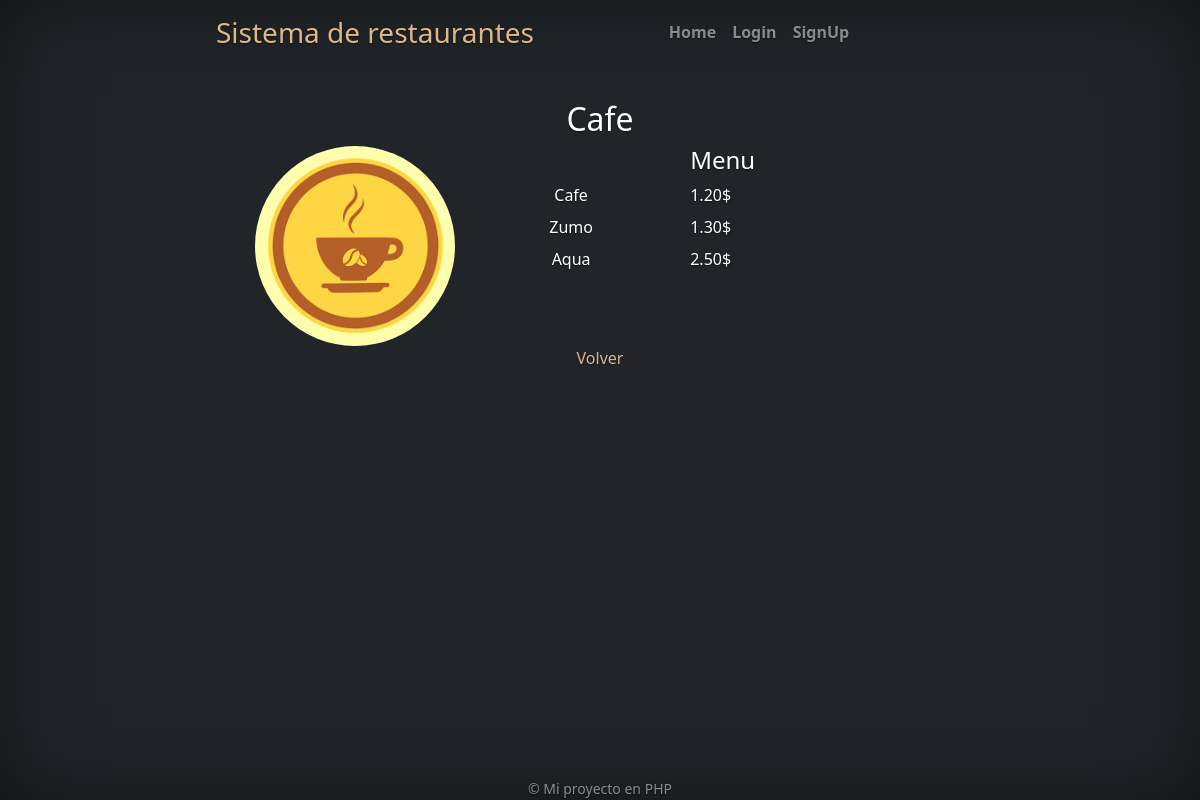
/?view=2, run on the app's committed database.
### tables this page shows
CREATE TABLE `restaurants` (
  `id` int(11) NOT NULL,
  `name` varchar(255) NOT NULL,
  `logo` text NOT NULL
);

CREATE TABLE `products` (
  `id` int(11) NOT NULL,
  `name` varchar(255) NOT NULL,
  `price` varchar(7) NOT NULL,
  `id_restaurant` int(11) NOT NULL
);

### inc/restaurants.php (called while the page is built, shortened)
<?php
function get_restaurant($restaurant_id)
{
    global $app_db;
    $restaurant_id = intval($restaurant_id);
    $query = 'SELECT * FROM restaurants WHERE id = ' . $restaurant_id;
    $result = $app_db->query($query);
    $restaurant_found = $app_db->fetch_assoc($result);
    $restaurant_obj = new Restaurant($restaurant_found['id'], $restaurant_found['name'], $restaurant_found['logo']);
    return $restaurant_obj;
}

### inc/class-db.php (called while the page is built, shortened)
<?php
class Db
{
    private $app_db = false;
    public function __construct($host, $user, $pass, $database, $port)
    {
        $this->app_db = mysqli_connect($host, $user, $pass, $database, $port);
    }
    public function query($query)
    {
        $result = mysqli_query($this->app_db, $query);
        return $result;
    }
    public function fetch_assoc($result)
    {
        return mysqli_fetch_assoc($result);
    }
}

### init.php (called while the page is built, shortened)
<?php
require('inc/class-restaurant.php');
require('inc/restaurants.php');
require('inc/class-product.php');
require('inc/products.php');
require('inc/helpers.php');
require('inc/class-db.php');
$app_db = new Db(DB_HOST, DB_USER, DB_PASSWORD, DB_DATABASE, DB_PORT);

### inc/class-restaurant.php (called while the page is built, shortened)
<?php
class Restaurant
{
    public $name = '';
    public $logo = '';
    public function __construct($id, $name, $logo)
    {
        $this->name = $name;
        $this->logo = $logo;
    }
    public function get_name()
    {
        return $this->name;
    }
    public function get_logo()
    {
        return $this->logo;
    }
}

### inc/products.php (called while the page is built, shortened)
<?php
function get_all_products_for($product_id)
{
    global $app_db;
    $product_id = intval($product_id);
    $query = 'SELECT * FROM products WHERE id_restaurant = ' . $product_id;
    $result = $app_db->query($query);
    $array_products_obj = [];
    while ($product_found = $app_db->fetch_assoc($result)) {
        $product_found = new Product($product_found['id'], $product_found['name'], $product_found['price'], $product_found['id_restaurant']);
        $array_products_obj[] = $product_found;
    }
    return $array_products_obj;
}
function get_product_for($product_id)
{
    global $app_db;
    $product_id = intval($product_id);
    $query = 'SELECT * FROM products WHERE id_restaurant = ' . $product_id;
    $result = $app_db->query($query);
    $product_found = $app_db->fetch_assoc($result);
    $product_obj = new Product($product_found['id'], $product_found['name'], $product_found['price'], $product_found['id_restaurant']);
    return $product_obj;
}

### inc/class-product.php (called while the page is built, shortened)
<?php
class Product
{
    public $name = '';
    public $price = '';
    public function __construct($id, $name, $price, $id_restaurant)
    {
        $this->name = $name;
        $this->price = $price;
    }
    public function get_name()
    {
        return $this->name;
    }
    public function get_price()
    {
        return $this->price;
    }
}

### index.php (the view, shortened to what this page needs)
<?php require 'init.php'; ?>
<?php
$all_restaurants = get_all_restaurants();
$restaurant_found = false;
if (isset($_GET['view'])) {
    $restaurant_found = get_restaurant($_GET['view']);
    $product_found = get_product_for($_GET['view']);
    $all_products_for = get_all_products_for($_GET['view']);
    if ($restaurant_found) {
        $all_restaurants = [$restaurant_found];
    }
}
?>
<?php require 'verification.php' ?>
<?php require './templates/header.php'; ?>
<div class="restaurants">
    <?php foreach ($all_restaurants as $restaurant) : ?>
    <?php require './templates/article-restaurant.php'; ?>
    <?php endforeach; ?>
    <?php if ($restaurant_found) : ?>
    <div class="restaurant-content container">
        <div class="row">
            <div class="col-4">
                <img class="img__item" src="<?php echo $restaurant->get_logo(); ?>" />
            </div>
            <div class="restaurant-menu col-8">
                <h4>Menu</h4>
                <?php foreach ($all_products_for as $product) : ?>
                <div class="restaurant-menu-item container">
                    <div class="row">
                        <div class="menu__item row pb-2">
                            <div class="col-4 "><?php echo $product->get_name(); ?></div>
                            <div class="col-4"><?php echo $product->get_price(); ?></div>
                        </div>
                    </div>
                </div>
                <?php endforeach; ?>
            </div>
        </div>
        <?php endif; ?>
    </div>
    <?php require './templates/restaurant-content-end.php'; ?>
</div>
<?php require './templates/footer.php'; ?>

### templates/header.php (shortened to what this page needs)
<!DOCTYPE html>
<html lang="es">
<link href="https://cdn.jsdelivr.net/npm/bootstrap@5.0.0-beta3/dist/css/bootstrap.min.css" rel="stylesheet"
>
<link rel="stylesheet" href="<?php echo SITE_URL; ?>/assets/style.css">
</head>
<body class="d-flex h-100 text-center text-white bg-dark">
    <div class="cover-container container-fluid d-flex w-100 h-100 p-3 mx-auto flex-column">
        <header class="mb-auto">
            <div>
                <h3 class="float-md-start mb-0"><a href="<?php echo SITE_URL; ?>/index.php">Sistema de restaurantes</h3>
                <nav class="nav nav-masthead justify-content-center float-md-center">
                    <?php if (empty($user_ses)) : ?>
                    <a href="<?php echo SITE_URL; ?>/index.php" class="nav-link" aria-current="page">Home</a>
                    <a href="<?php echo SITE_URL; ?>/login.php" class="nav-link">Login</a>
                    <a href="<?php echo SITE_URL; ?>/signup.php" class="nav-link">SignUp</a>
                    <?php endif; ?>
                </nav>
            </div>
        </header>
        <main class="px-3 mt-5">
            <div id="content">

### templates/article-restaurant.php (shortened to what this page needs)
<?php if (isset($_GET['view'])) : ?>
<article class="restaurant">
    <header>
        <h2 class="restaurant-title">
            <?php echo $restaurant->get_name(); ?>
        </h2>
    </header>
</article>
<?php endif; ?>

### templates/restaurant-content-end.php
<?php if (isset($_GET['view'])) : ?>
<div class="restaurant-content-end">
    <a href="index.php">Volver
    </a>
</div>
<?php else : ?>
<div class="restaurant-content-end">
</div>
<?php endif; ?>

### templates/footer.php
</main>
<footer class="mt-auto text-white-50 p-3" id="footer">
    <div class="position-absolute bottom-0 start-50 translate-middle-x">
        <small>&copy; Mi proyecto en PHP</small>
    </div>
</footer>
</div>
</body>
</html>

### assets/style.css (style rules this page uses)
body { text-shadow: 0 .05rem .1rem rgba(0, 0, 0, .5); box-shadow: inset 0 0 5rem rgba(0, 0, 0, .5); min-height: 100vh; position: relative; }
a { text-decoration: none; color: burlywood; transition: all .3s ease; }
.cover-container { max-width: 42em; }
.nav-masthead .nav-link { padding: .25rem 0; font-weight: 700; color: rgba(255, 255, 255, .5); background-color: transparent; border-bottom: .25rem solid transparent; }
.nav-masthead .nav-link + .nav-link { margin-left: 1rem; }
.cover-container { max-width: 50em; }
img.img__item { border-radius: 50%; max-width: 200px; max-height: 200px; }

### data on the page
restaurants: name "Cafe", logo (picture)
products: name "Cafe", price "1.20$"
products: name "Zumo", price "1.30$"
products: name "Aqua", price "2.50$"
